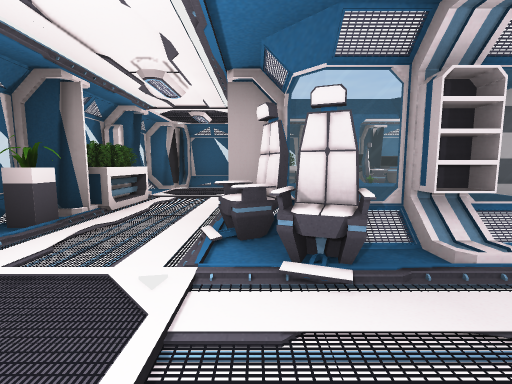
View 1 (above)

14 first-person views from a walk through a 3-D level made in the Unity game engine. The camera is 1.4 m above the floor, tilts 6° down and sees 90° across. The floor is counted in squares, 2 m on a side. Each view is taken from the middle of a square. On the plan, view 1 faces up. The plan holds only what a view shows up to about 9 squares ahead; the rest is blank. The place goes on beyond the plan. The player is left out. Door leaves are left out, so doorways stand open.

View 2
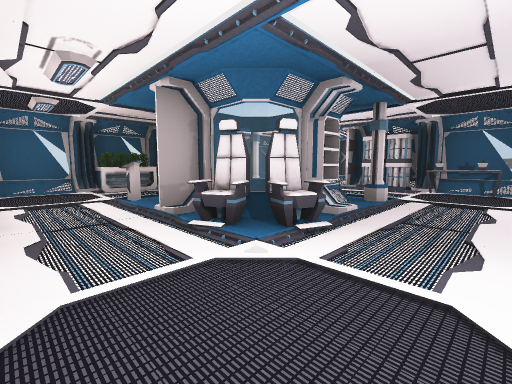

View 3
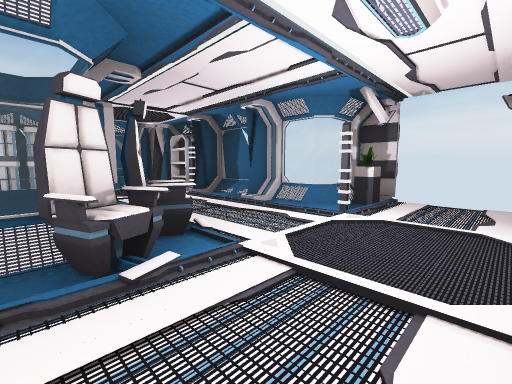

View 4
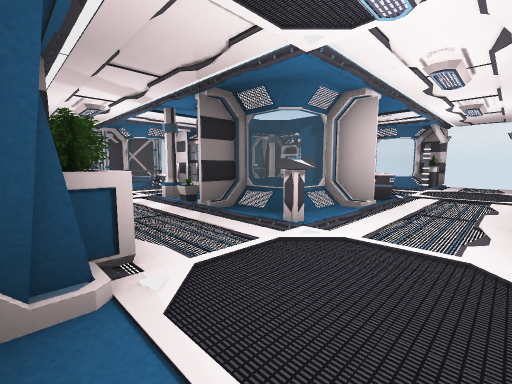

View 5
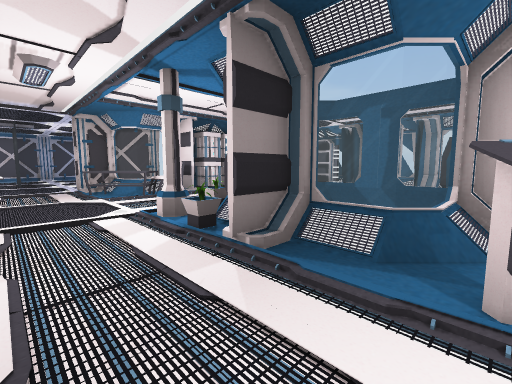

View 6
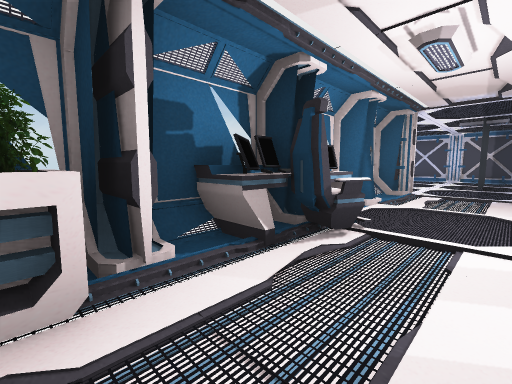

View 7
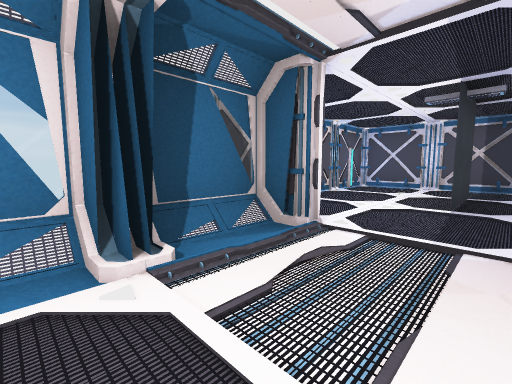

View 8
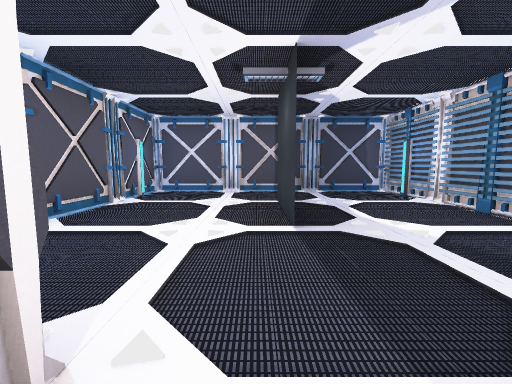

View 9
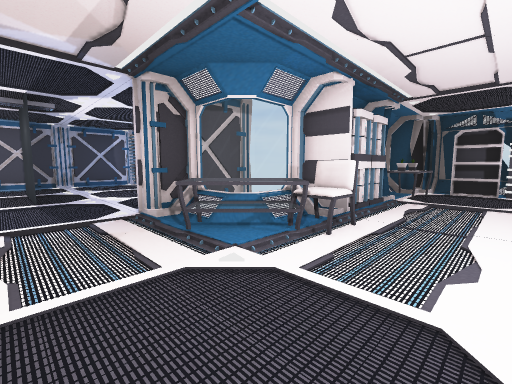

View 10
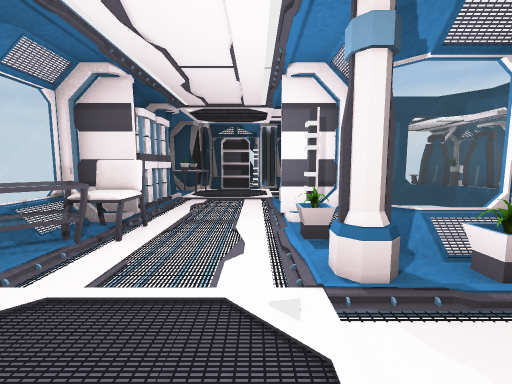

View 11
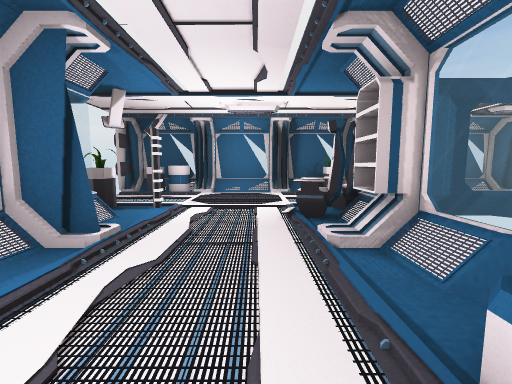

View 12
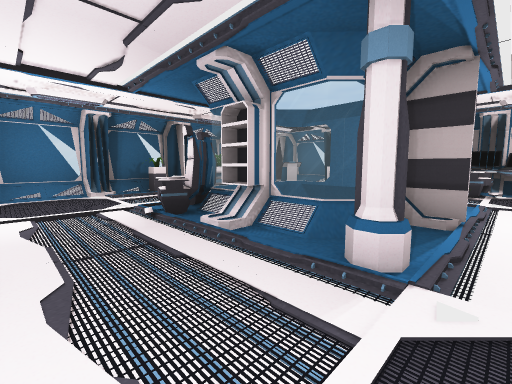

View 13
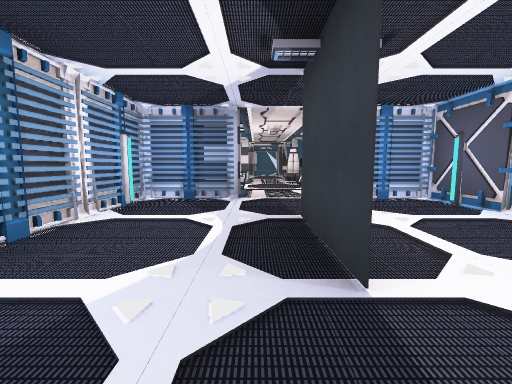

View 14
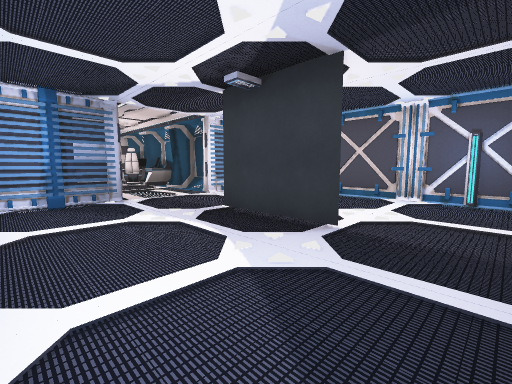

### Floor plan
Key: @ floor where view 1 was taken; # wall or solid block; x gap in a wall; . floor; / step, stairs or slope; D open door; = window, fence, low wall or low ledge; ^ raised ledge; E desk; P plant; S shelf; C column; T table; H chair.
Columns run from 3 left of view 1 to 14 right of it. Each row starts with its distance up from view 1.
 10           ########
  9 ######  ###......#
  8 #..##.EE#.#......#
  7 #....D#....D.##..#
  6 #..//D.....D.....#
  5 #..x=PCP.T=#.....#
  4 #DD=##=DDH##.....#
  3 #..=##=..########
  2 #..^=SC..#
  1 #........^
  0 #..@......#
 -1 ^/.#==##S##
 -2 #DDP##
 -3    ##

Positions as (right, up) in squares from view 1, and headings:
1: (0, 0), facing up
2: (-2, 0), facing up-right
3: (-2, 3), facing down-right
4: (-2, 8), facing down-right
5: (0, 7), facing down-right
6: (1, 6), facing up-right
7: (5, 6), facing up-right
8: (7, 7), facing right
9: (4, 7), facing down-right
10: (4, 7), facing down
11: (4, 1), facing left
12: (4, 0), facing up-left
13: (13, 6), facing left
14: (13, 4), facing up-left
